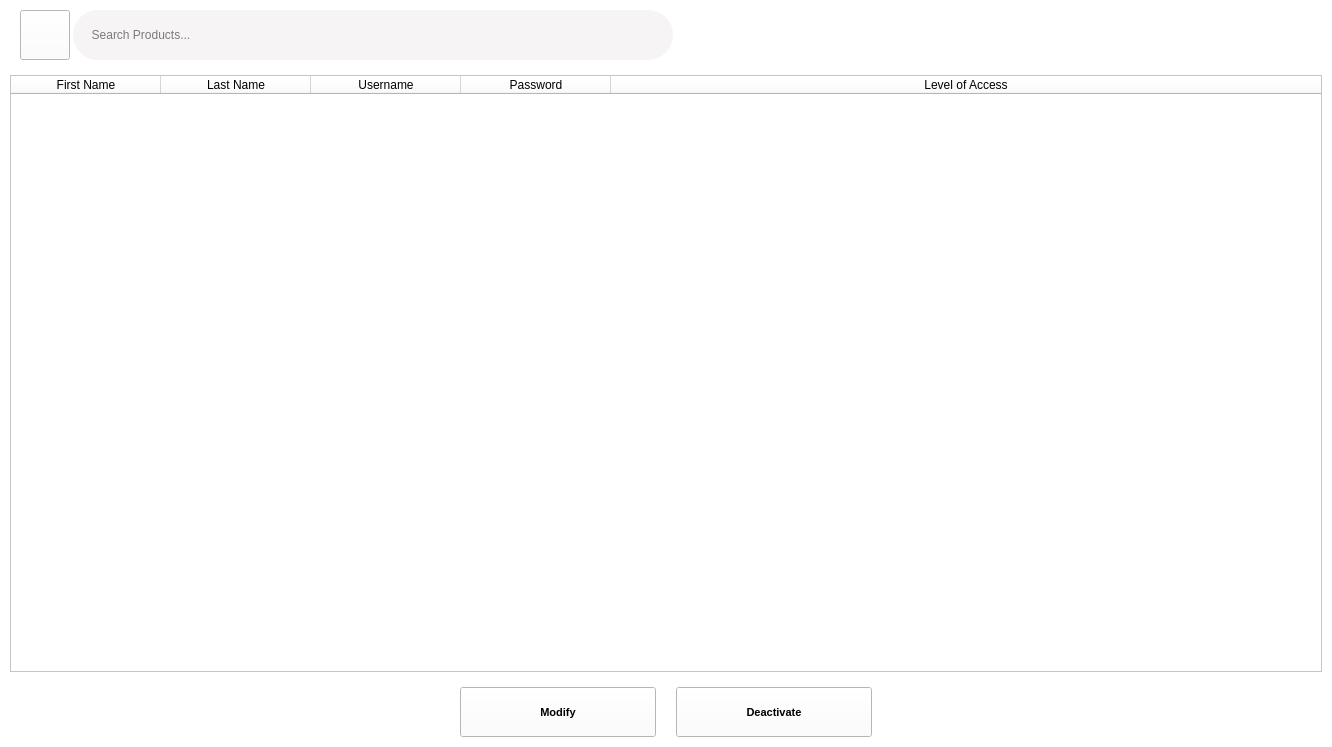
<?xml version="1.0" encoding="UTF-8"?>
<ui version="4.0">
 <class>ProductsTab</class>
 <widget class="QWidget" name="ProductsTab">
  <property name="geometry">
   <rect>
    <x>0</x>
    <y>0</y>
    <width>1332</width>
    <height>747</height>
   </rect>
  </property>
  <property name="windowTitle">
   <string>Products</string>
  </property>
  <property name="styleSheet">
   <string notr="true">background-color:#fff;</string>
  </property>
  <layout class="QGridLayout" name="gridLayout">
   <property name="leftMargin">
    <number>10</number>
   </property>
   <property name="topMargin">
    <number>10</number>
   </property>
   <property name="rightMargin">
    <number>10</number>
   </property>
   <property name="bottomMargin">
    <number>10</number>
   </property>
   <property name="verticalSpacing">
    <number>10</number>
   </property>
   <item row="0" column="0">
    <layout class="QVBoxLayout" name="verticalLayout">
     <property name="spacing">
      <number>15</number>
     </property>
     <item>
      <layout class="QHBoxLayout" name="horizontalLayout_2">
       <property name="spacing">
        <number>3</number>
       </property>
       <item>
        <spacer name="horizontalSpacer_2">
         <property name="orientation">
          <enum>Qt::Horizontal</enum>
         </property>
         <property name="sizeType">
          <enum>QSizePolicy::Fixed</enum>
         </property>
         <property name="sizeHint" stdset="0">
          <size>
           <width>10</width>
           <height>20</height>
          </size>
         </property>
        </spacer>
       </item>
       <item>
        <widget class="QPushButton" name="search_button">
         <property name="minimumSize">
          <size>
           <width>50</width>
           <height>50</height>
          </size>
         </property>
         <property name="maximumSize">
          <size>
           <width>50</width>
           <height>50</height>
          </size>
         </property>
         <property name="font">
          <font>
           <family>Segoe UI</family>
           <pointsize>14</pointsize>
           <weight>50</weight>
           <italic>false</italic>
           <bold>false</bold>
           <strikeout>false</strikeout>
          </font>
         </property>
         <property name="mouseTracking">
          <bool>true</bool>
         </property>
         <property name="tabletTracking">
          <bool>true</bool>
         </property>
         <property name="layoutDirection">
          <enum>Qt::LeftToRight</enum>
         </property>
         <property name="styleSheet">
          <string notr="true">QPushButton {
 background-color: #f6f4f4;
border-radius:25px;
color:black;
;
}
QPushButton#quit_button {
   background-color: green;
}
QPushButton::pressed {
background-color: #fff;
}
QpushButton{
border: 2px solid #555;
    border-radius: 20px;
    border-style: outset;
border-width:200px;

}
QPushButton:hover {
   background-color: #81cdc6;
   transition: background-color 0.5s cubic-bezier(0.4, 0, 0.2, 1);
color:#fff;
}

shoppingbag:hover{
color:#fff;
background-repeat:no-repeat;
}

border:none;
</string>
         </property>
         <property name="text">
          <string/>
         </property>
         <property name="icon">
          <iconset resource="logo.qrc">
           <normaloff>:/search/search.png</normaloff>:/search/search.png</iconset>
         </property>
         <property name="iconSize">
          <size>
           <width>20</width>
           <height>20</height>
          </size>
         </property>
        </widget>
       </item>
       <item>
        <widget class="QLineEdit" name="search_input">
         <property name="minimumSize">
          <size>
           <width>300</width>
           <height>50</height>
          </size>
         </property>
         <property name="maximumSize">
          <size>
           <width>600</width>
           <height>75</height>
          </size>
         </property>
         <property name="layoutDirection">
          <enum>Qt::LeftToRight</enum>
         </property>
         <property name="styleSheet">
          <string notr="true">border-radius:25px;
padding-right:10px;
padding-left:10px;
background-color:#f6f4f4;
</string>
         </property>
         <property name="text">
          <string/>
         </property>
         <property name="cursorPosition">
          <number>0</number>
         </property>
         <property name="dragEnabled">
          <bool>false</bool>
         </property>
         <property name="placeholderText">
          <string>  Search Products...</string>
         </property>
         <property name="cursorMoveStyle">
          <enum>Qt::LogicalMoveStyle</enum>
         </property>
        </widget>
       </item>
       <item>
        <spacer name="horizontalSpacer_4">
         <property name="orientation">
          <enum>Qt::Horizontal</enum>
         </property>
         <property name="sizeHint" stdset="0">
          <size>
           <width>40</width>
           <height>20</height>
          </size>
         </property>
        </spacer>
       </item>
      </layout>
     </item>
     <item>
      <widget class="QTableWidget" name="tableWidget">
       <property name="font">
        <font>
         <pointsize>10</pointsize>
        </font>
       </property>
       <property name="styleSheet">
        <string notr="true"/>
       </property>
       <attribute name="horizontalHeaderMinimumSectionSize">
        <number>100</number>
       </attribute>
       <attribute name="horizontalHeaderDefaultSectionSize">
        <number>150</number>
       </attribute>
       <attribute name="horizontalHeaderShowSortIndicator" stdset="0">
        <bool>false</bool>
       </attribute>
       <attribute name="horizontalHeaderStretchLastSection">
        <bool>true</bool>
       </attribute>
       <column>
        <property name="text">
         <string>First Name</string>
        </property>
        <property name="background">
         <color>
          <red>0</red>
          <green>0</green>
          <blue>0</blue>
         </color>
        </property>
       </column>
       <column>
        <property name="text">
         <string>Last Name</string>
        </property>
       </column>
       <column>
        <property name="text">
         <string>Username</string>
        </property>
       </column>
       <column>
        <property name="text">
         <string>Password</string>
        </property>
       </column>
       <column>
        <property name="text">
         <string>Level of Access</string>
        </property>
       </column>
      </widget>
     </item>
     <item>
      <layout class="QHBoxLayout" name="horizontalLayout">
       <property name="spacing">
        <number>20</number>
       </property>
       <property name="leftMargin">
        <number>300</number>
       </property>
       <property name="rightMargin">
        <number>300</number>
       </property>
       <item>
        <spacer name="horizontalSpacer">
         <property name="orientation">
          <enum>Qt::Horizontal</enum>
         </property>
         <property name="sizeType">
          <enum>QSizePolicy::Fixed</enum>
         </property>
         <property name="sizeHint" stdset="0">
          <size>
           <width>150</width>
           <height>20</height>
          </size>
         </property>
        </spacer>
       </item>
       <item>
        <widget class="QPushButton" name="modify_button">
         <property name="minimumSize">
          <size>
           <width>175</width>
           <height>50</height>
          </size>
         </property>
         <property name="maximumSize">
          <size>
           <width>350</width>
           <height>60</height>
          </size>
         </property>
         <property name="font">
          <font>
           <family>Segoe UI</family>
           <pointsize>8</pointsize>
           <weight>75</weight>
           <bold>true</bold>
           <strikeout>false</strikeout>
          </font>
         </property>
         <property name="mouseTracking">
          <bool>true</bool>
         </property>
         <property name="tabletTracking">
          <bool>true</bool>
         </property>
         <property name="layoutDirection">
          <enum>Qt::LeftToRight</enum>
         </property>
         <property name="styleSheet">
          <string notr="true">QPushButton {
 background-color: #10cc94;
border-radius:12px;
color:#fff;
}
QPushButton#quit_button {
   background-color: green;
}
QPushButton::pressed {
background-color: #fff;
}
QpushButton{
border: 2px solid #555;
    border-radius: 20px;
    border-style: outset;
border-width:200px;
    
}
QPushButton:hover {
   background-color: #0a9c73;
   transition: background-color 0.5s cubic-bezier(0.4, 0, 0.2, 1);
}

border:none;
</string>
         </property>
         <property name="text">
          <string>Modify</string>
         </property>
         <property name="icon">
          <iconset>
           <normaloff>:/new/Shop/Shoppingcart.png</normaloff>:/new/Shop/Shoppingcart.png</iconset>
         </property>
         <property name="iconSize">
          <size>
           <width>22</width>
           <height>22</height>
          </size>
         </property>
        </widget>
       </item>
       <item>
        <widget class="QPushButton" name="changeStatus_button">
         <property name="minimumSize">
          <size>
           <width>175</width>
           <height>50</height>
          </size>
         </property>
         <property name="maximumSize">
          <size>
           <width>350</width>
           <height>60</height>
          </size>
         </property>
         <property name="font">
          <font>
           <family>Segoe UI</family>
           <pointsize>8</pointsize>
           <weight>75</weight>
           <bold>true</bold>
           <strikeout>false</strikeout>
          </font>
         </property>
         <property name="mouseTracking">
          <bool>true</bool>
         </property>
         <property name="tabletTracking">
          <bool>true</bool>
         </property>
         <property name="layoutDirection">
          <enum>Qt::LeftToRight</enum>
         </property>
         <property name="styleSheet">
          <string notr="true">QPushButton {
 background-color: #F88379;
border-radius:12px;
color:#fff;
}
QPushButton#quit_button {
   background-color: green;
}
QPushButton::pressed {
background-color: #fff;
}
QpushButton{
border: 2px solid #555;
    border-radius: 20px;
    border-style: outset;
border-width:200px;
    
}
QPushButton:hover {
   background-color: #E5676B;
   transition: background-color 0.5s cubic-bezier(0.4, 0, 0.2, 1);
}

border:none;
</string>
         </property>
         <property name="text">
          <string>Deactivate</string>
         </property>
         <property name="icon">
          <iconset>
           <normaloff>:/new/Shop/Shoppingcart.png</normaloff>:/new/Shop/Shoppingcart.png</iconset>
         </property>
         <property name="iconSize">
          <size>
           <width>22</width>
           <height>22</height>
          </size>
         </property>
        </widget>
       </item>
       <item>
        <spacer name="horizontalSpacer_3">
         <property name="orientation">
          <enum>Qt::Horizontal</enum>
         </property>
         <property name="sizeType">
          <enum>QSizePolicy::Fixed</enum>
         </property>
         <property name="sizeHint" stdset="0">
          <size>
           <width>150</width>
           <height>20</height>
          </size>
         </property>
        </spacer>
       </item>
      </layout>
     </item>
    </layout>
   </item>
  </layout>
 </widget>
 <resources>
  <include location="logo.qrc"/>
 </resources>
 <connections/>
</ui>
